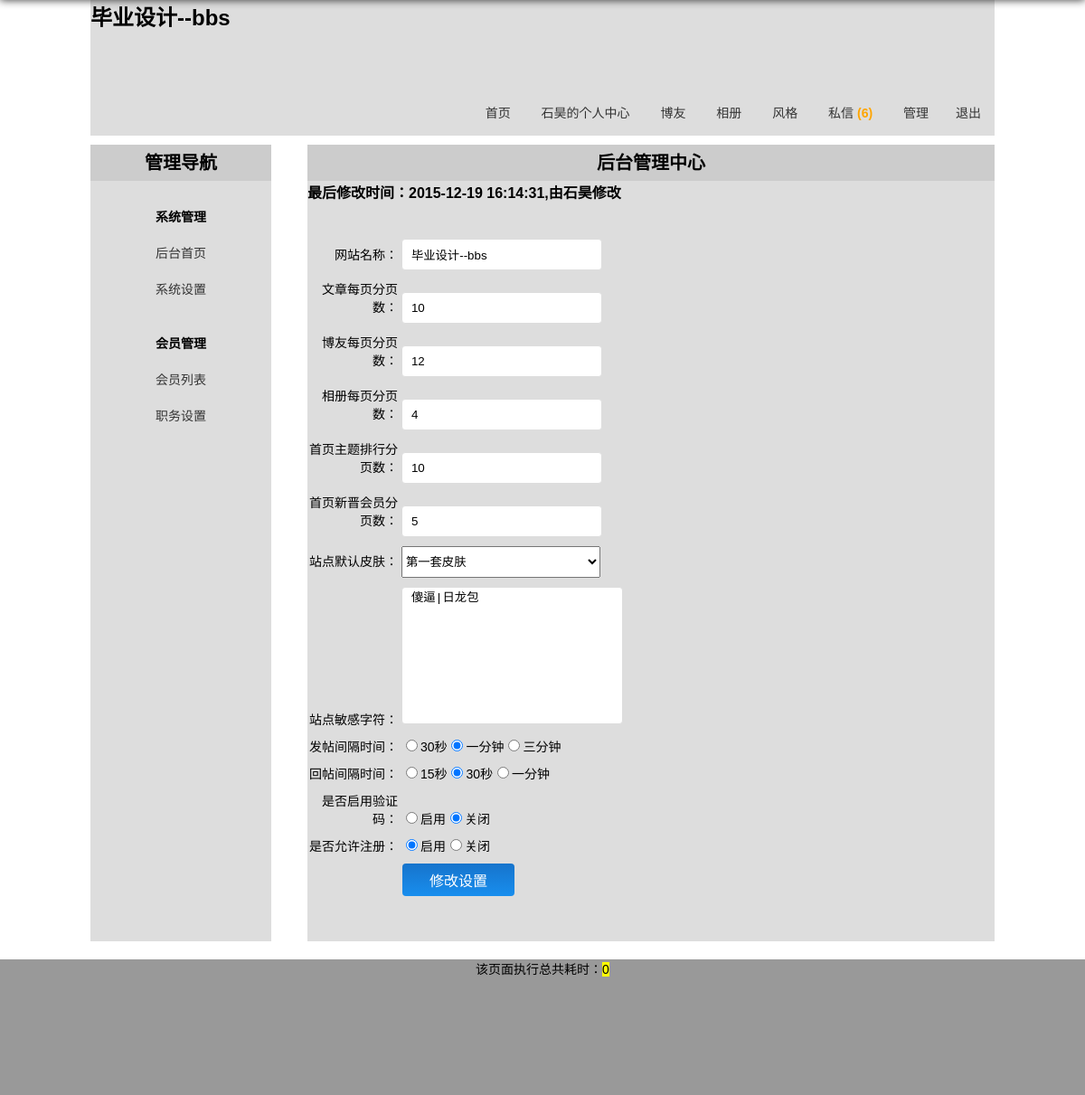
/manage_set.php (signed in), run on the app's committed database.
### tables this page shows
CREATE TABLE IF NOT EXISTS `bbs_system` (
  `bbs_id` mediumint(8) unsigned NOT NULL AUTO_INCREMENT COMMENT 'id',
  `bbs_webname` varchar(20) NOT NULL COMMENT '网站名称',
  `bbs_article_num` varchar(20) NOT NULL DEFAULT '0' COMMENT '首页最新主题分页数',
  `bbs_blog_num` varchar(20) NOT NULL DEFAULT '0' COMMENT '博友分页数',
  `bbs_photo_num` varchar(20) NOT NULL DEFAULT '0' COMMENT '相册分页数',
  `bbs_hot_num` varchar(20) NOT NULL DEFAULT '0' COMMENT '首页主题排行列表数',
  `bbs_newuser_num` varchar(20) NOT NULL DEFAULT '0' COMMENT '首页新晋会员列表数',
  `bbs_skin` tinyint(1) unsigned NOT NULL DEFAULT '0' COMMENT '网站皮肤',
  `bbs_string` text NOT NULL COMMENT '网站敏感字符串过滤',
  `bbs_post_time` tinyint(3) unsigned NOT NULL DEFAULT '0' COMMENT '发帖限制间隔时间',
  `bbs_repost_time` tinyint(3) unsigned NOT NULL DEFAULT '0' COMMENT '回帖间隔时间限制',
  `bbs_code` tinyint(1) unsigned NOT NULL DEFAULT '0' COMMENT '是否启用验证码',
  `bbs_register` tinyint(1) unsigned NOT NULL DEFAULT '0' COMMENT '是否启用注册功能',
  `bbs_last_modify_date` datetime NOT NULL COMMENT '最后修改时间',
  `bbs_modify_user` varchar(20) DEFAULT NULL COMMENT '最后修改人',
  PRIMARY KEY (`bbs_id`)
);

### includes/common.inc.php (called while the page is built, shortened)
<?php
require ROOT_PATH.'includes/global.func.php';
require ROOT_PATH.'includes/mysql.func.php';
if (!!$rows = fetch_array("SELECT bbs_webname,bbs_article_num,bbs_blog_num,bbs_photo_num,bbs_hot_num,bbs_newuser_num,bbs_skin,bbs_string,bbs_post_time,bbs_repost_time,bbs_code,bbs_register,bbs_last_modify_date,bbs_modify_user FROM bbs_system WHERE  bbs_id=1 LIMIT 1")) {
    $system = array();
    $system['webname']=$rows['bbs_webname'];
    $system['article_num']=$rows['bbs_article_num'];
    $system['blog_num']=$rows['bbs_blog_num'];
    $system['photo_num']=$rows['bbs_photo_num'];
    $system['hot_num']=$rows['bbs_hot_num'];
    $system['newuser_num']=$rows['bbs_newuser_num'];
    $system['skin']=$rows['bbs_skin'];
    $system['string']=$rows['bbs_string'];
    $system['post_time']=$rows['bbs_post_time'];
    $system['repost_time']=$rows['bbs_repost_time'];
    $system['code']=$rows['bbs_code'];
    $system['register']=$rows['bbs_register'];
    $system['last_modify_date']=$rows['bbs_last_modify_date'];
    $system['modify_user']=$rows['bbs_modify_user'];
    $system=html($system);
}else{
    exit('系统表读取错误，请联系管理员');
}
?>

### includes/mysql.func.php (called while the page is built, shortened)
<?php
function query($sql){
    if(!$result = mysql_query($sql)){
        exit('SQL执行失败'.mysql_error());
    }
    return $result;
}
function fetch_array($sql){
    return mysql_fetch_array(query($sql),MYSQL_ASSOC);
}
?>

### includes/global.func.php (called while the page is built, shortened)
<?php
function html($str){
    if (is_array($str)) {
        foreach ($str as $key => $value) {
            $str[$key] = html($value);
        }
    }else{
        $str = htmlspecialchars($str);
    }
    return $str;
}
?>

### manage_set.php (the view, shortened to what this page needs)
<?php
require dirname(__FILE__).'/includes/common.inc.php';
if (!!$rows = fetch_array("SELECT bbs_webname,bbs_article_num,bbs_blog_num,bbs_photo_num,bbs_hot_num,bbs_newuser_num,bbs_skin,bbs_string,bbs_post_time,bbs_repost_time,bbs_code,bbs_register,bbs_last_modify_date,bbs_modify_user FROM bbs_system WHERE  bbs_id=1 LIMIT 1")) {
    $html = array();
    $html['webname']=$rows['bbs_webname'];
    $html['article_num']=$rows['bbs_article_num'];
    $html['blog_num']=$rows['bbs_blog_num'];
    $html['photo_num']=$rows['bbs_photo_num'];
    $html['hot_num']=$rows['bbs_hot_num'];
    $html['newuser_num']=$rows['bbs_newuser_num'];
    $html['skin']=$rows['bbs_skin'];
    $html['string']=$rows['bbs_string'];
    $html['post_time']=$rows['bbs_post_time'];
    $html['repost_time']=$rows['bbs_repost_time'];
    $html['code']=$rows['bbs_code'];
    $html['register']=$rows['bbs_register'];
    $html['last_modify_date']=$rows['bbs_last_modify_date'];
    $html['modify_user']=$rows['bbs_modify_user'];
    $html=html($html);
    if ($html['skin'] == 1) {
        $html['skin_html']='<select style="height:35px;width:220px;" name="skin" >
            <option value="1" selected>第一套皮肤</option>
            <option value="2">第二套皮肤</option>
            <option value="3">第三套皮肤</option>
        </select>';
    }elseif($html['skin'] == 2){
        $html['skin_html']='<select style="height:35px;width:220px;" name="skin" >
            <option value="1" >第一套皮肤</option>
            <option value="2" selected>第二套皮肤</option>
            <option value="3" >第三套皮肤</option>
        </select>';
    }elseif($html['skin'] == 3){
        $html['skin_html']='<select style="height:35px;width:220px;" name="skin" >
            <option value="1" >第一套皮肤</option>
            <option value="2" >第二套皮肤</option>
            <option value="3" selected>第三套皮肤</option>
        </select>';
    }
    if ($html['post_time'] == 30) {
        $html['post_time_html']='<label for="post1"><input id="post1" type="radio" name="post_time" value="30" checked>30秒</label><label for="post2"><input id="post2" type="radio" name="post_time" value="60">一分钟</label><label for="post3"><input id="post3" type="radio" name="post_time" value="180">三分钟</label>';
    }elseif($html['post_time'] == 60){
        $html['post_time_html']='<label for="post1"><input id="post1" type="radio" name="post_time" value="30">30秒</label><label for="post2"><input id="post2" type="radio" name="post_time" value="60" checked>一分钟</label><label for="post3"><input id="post3" type="radio" name="post_time" value="180">三分钟</label>';
    }
    if ($html['repost_time'] == 15) {
        $html['repost_time_html']='<label for="repost1"><input id="repost1" type="radio" name="repost_time" value="15" checked>15秒</label><label for="repost2"><input id="repost2" type="radio" name="repost_time" value="30">30秒</label><label for="repost3"><input id="repost3" type="radio" name="repost_time" value="60">一分钟</label>';
    }elseif($html['repost_time'] == 30){
        $html['repost_time_html']='<label for="repost1"><input id="repost1" type="radio" name="repost_time" value="15">15秒</label><label for="repost2"><input id="repost2" type="radio" name="repost_time" value="30" checked>30秒</label><label for="repost3"><input id="repost3" type="radio" name="repost_time" value="60">一分钟</label>';
    }
    if ($html['code'] == 0) {
        $html['code_html']='<label for="code2"><input id="code2" type="radio" name="code" value="1">启用</label><label for="code1"><input id="code1" type="radio" name="code" value="0" checked>关闭</label>';
    }elseif($html['code'] == 1){
        $html['code_html']='<label for="code2"><input id="code2" type="radio" name="code" value="1" checked>启用</label><label for="code1"><input id="code1" type="radio" name="code" value="0">关闭</label>';
    }
    if ($html['register'] == 0) {
        $html['register_html']='<label for="register2"><input id="register2" type="radio" name="register" value="1">启用</label><label for="register1"><input id="register1" type="radio" name="register" value="0" checked>关闭</label>';
    }elseif($html['register'] == 1){
        $html['register_html']='<label for="register2"><input id="register2" type="radio" name="register" value="1" checked>启用</label><label for="register1"><input id="register1" type="radio" name="register" value="0">关闭</label>';
    }
}else{
    alert('系统表读取错误，请联系管理员');
}
?>
<!DOCTYPE html>
<html lang="en">
<head>
    <link rel="stylesheet" type="text/css" href="css/reset.css">
    <link rel="stylesheet" type="text/css" href="css/main.css">
</head>
<body>
    <?php
        require ROOT_PATH.'includes/header.inc.php';
    ?>
    <div class="container oh uz">
        <?php require ROOT_PATH.'includes/manage.inc.php'; ?>
        <div class="main fr">
            <section>
                <hgroup>
                    <h2>后台管理中心</h2>
                    <h3>最后修改时间：<?php echo $html['last_modify_date']; ?>,由<?php echo $html['modify_user']; ?>修改</h3>
                </hgroup>
                <form class="form-horizontal"  method="post" name="set" action="?action=set">
                    <div class="form-groups">
                        <label class="form-labels" for="" >网站名称：</label>
                        <div class="controls">
                            <input type="text" name="webname" value="<?php echo $html['webname'];?>">
                        </div>
                    </div>
                    <div class="form-groups">
                        <label class="form-labels" for="" >文章每页分页数：</label>
                        <div class="controls">
                            <input type="text" name="article_num" value="<?php echo $html['article_num']; ?>">
                        </div>
                    </div>
                    <div class="form-groups">
                        <label class="form-labels" for="" >博友每页分页数：</label>
                        <div class="controls">
                            <input type="text" name="blog_num" value="<?php echo $html['blog_num']; ?>">
                        </div>
                    </div>
                    <div class="form-groups">
                        <label class="form-labels" for="" >相册每页分页数：</label>
                        <div class="controls">
                            <input type="text" name="photo_num" value="<?php echo $html['photo_num']; ?>">
                        </div>
                    </div>
                    <div class="form-groups">
                        <label class="form-labels" for="" >首页主题排行分页数：</label>
                        <div class="controls">
                            <input type="text" name="hot_num" value="<?php echo $html['hot_num']; ?>">
                        </div>
                    </div>
                    <div class="form-groups">
                        <label class="form-labels" for="" >首页新晋会员分页数：</label>
                        <div class="controls">
                            <input type="text" name="newuser_num" value="<?php echo $html['newuser_num']; ?>">
                        </div>
                    </div>
                    <div class="form-groups">
                        <label class="form-labels" for="" >站点默认皮肤：</label>
                        <div class="controls">
                            <?php echo $html['skin_html']; ?>
                        </div>
                    </div>
                    <div class="form-groups">
                        <label class="form-labels" for="" >站点敏感字符：</label>
                        <div class="controls">
                            <textarea name="string" cols="26" rows="10"><?php echo $html['string'];?></textarea>
                        </div>
                    </div>
                    <div class="form-groups">
                        <label class="form-labels" for="" >发帖间隔时间：</label>
                        <div class="controls">
                            <?php echo $html['post_time_html']; ?>
                        </div>
                    </div>
                    <div class="form-groups">
                        <label class="form-labels" for="" >回帖间隔时间：</label>
                        <div class="controls">
                            <?php echo $html['repost_time_html']; ?>
                        </div>
                    </div>
                    <div class="form-groups">
                        <label class="form-labels" for="" >是否启用验证码：</label>
                        <div class="controls">
                            <?php echo $html['code_html']; ?>
                        </div>
                    </div>
                    <div class="form-groups">
                        <label class="form-labels" for="" >是否允许注册：</label>
                        <div class="controls">
                            <?php echo $html['register_html']; ?>
                        </div>
                    </div>
                    <div class="form-groups"><input type="submit" class="btn-blue" value="修改设置" ></div>
                </form>
            </section>
        </div>
    </div>
    <?php
        require ROOT_PATH.'includes/footer.inc.php';
    ?>
</body>
</html>

### includes/header.inc.php (shortened to what this page needs)
<?php
global $system;
?>
<header class="container h150 header">
    <h1><?php echo $system['webname']; ?></h1>
    <nav>
        <ul class="tr">
            <li><a href="../index.php">首页</a></li>
            <?php if (isset($_COOKIE['username'])) {
                echo '<li><a href="../userzone.php">'.$_COOKIE['username'].'的'.'个人中心</a></li>';
            }else{
                echo '<li><a href="../register.php">注册</a></li>
            <li><a href="../login.php">登录</a></li>';
                } ?>
            <li><a href="../blog.php">博友</a></li>
            <li><a href="../photo_dir.php">相册</a></li>
            <li class="relative" id="fenge"><a href="javascript:;">风格</a>
            </li>
            <li><a href="message.php" title="查看信息">私信 <?php echo $GLOBALS['message']; ?></a></li>
            <?php
                if (isset($_COOKIE['username']) && isset($_SESSION['admin'])) {
                    echo '<li><a href="manage.php">管理</a></li>';
                }
                if (isset($_COOKIE['username'])) {
                echo '<li><a href="../logout.php">退出</a></li>';
            } ?>
        </ul>
    </nav>
</header>

### css/main.css (style rules this page uses)
.header { background: #ddd; }
.header h1 { height:100px; width:300px; }
.header li { display:inline-block; height:50px; line-height: 50px; }
.header a { display:inline-block;padding:0 15px; }
.uz { padding:10px 0; }
.uz h2 { text-align: center; background:#ccc; height:40px; line-height: 40px; }
.uz .main { width:760px; background:#ddd; padding-bottom:10000px;margin-bottom:-10000px; }

### data on the page
bbs_system: bbs_webname "毕业设计--bbs", bbs_last_modify_date "2015-12-19 16:14:31", bbs_modify_user "石昊", webname "毕业设计--bbs", blog_num "12", photo_num "4", newuser_num "5", string "傻逼|日龙包"

### other printed values
$_COOKIE['username'] "石昊"
$GLOBALS['message'] "(6)"
runtime()-TIME_START "0"
